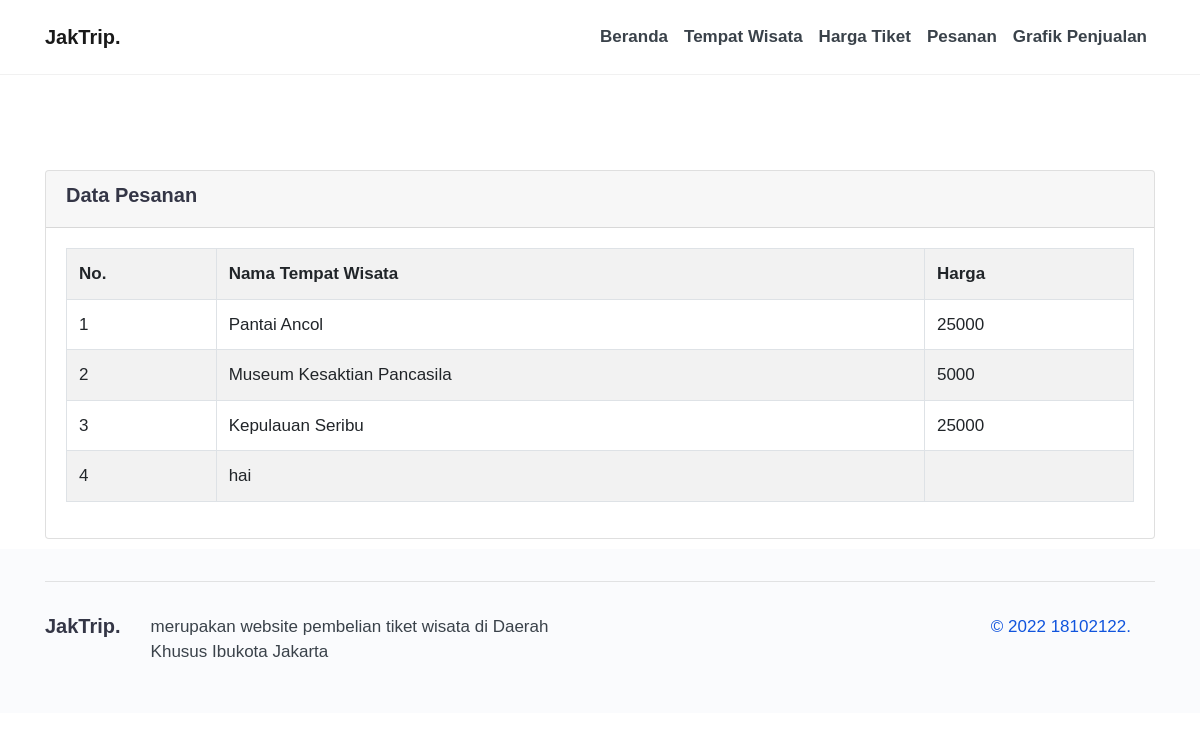
The app's page /index.php?page=harga with its own data.
### tables this page shows
CREATE TABLE `tbl_wisata` (
  `idw` int(11) NOT NULL,
  `nama_wisata` varchar(255) NOT NULL,
  `gambar` varchar(255) NOT NULL,
  `deskripsi` text NOT NULL,
  `youtube` varchar(255) NOT NULL,
  `harga` varchar(30) NOT NULL
);

### harga.php (the view)
<?php
require ('koneksi.php');
$query = mysqli_query($koneksi,"SELECT * FROM tbl_wisata ORDER BY idw ASC");
?>
<section>
    <div class="container">
        <div class="row">
            <div class="col-md-12">
                <div class="card">
                    <div class="card-header">
                        <h5>Data Pesanan</h5>
                    </div>
                    <div class="card-body">
                        <table class="table table-striped table-bordered">
                            <tr>
                                <th>No.</th>
                                <th>Nama Tempat Wisata</th>
                                <th>Harga</th>
                            </tr>
                            <?php $i = 1; ?>
                        <?php while($row = mysqli_fetch_array($query)) : ?>
                            <tr>
                                <td><?= $i ?></td>
                                <td><?= $row['nama_wisata'] ?></td>
                                <td><?= $row['harga'] ?></td>
                            </tr>
                            <?php $i++; ?>
                            <?php endwhile; ?>
                        </table>
                    </div>
                </div>
            </div>
        </div>
    </div>
</section>

### records on screen
tbl_wisata: nama_wisata "Pantai Ancol", harga "25000"
tbl_wisata: nama_wisata "Museum Kesaktian Pancasila", harga "5000"
tbl_wisata: nama_wisata "Kepulauan Seribu", harga "25000"
tbl_wisata: nama_wisata "hai"
